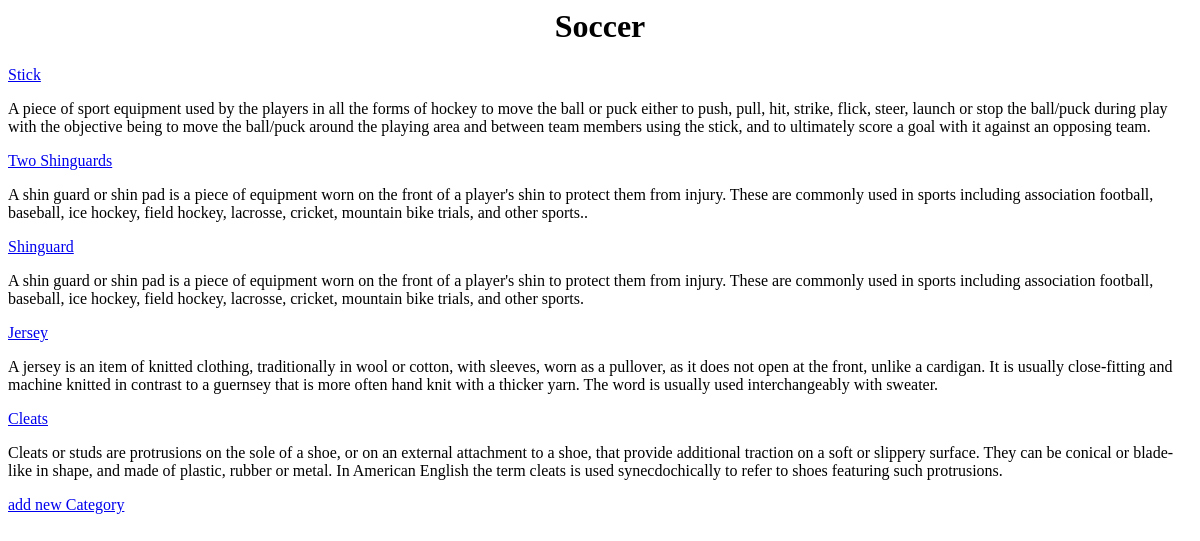
/Catalog/Soccer/, run on an earlier commit of the app's database.
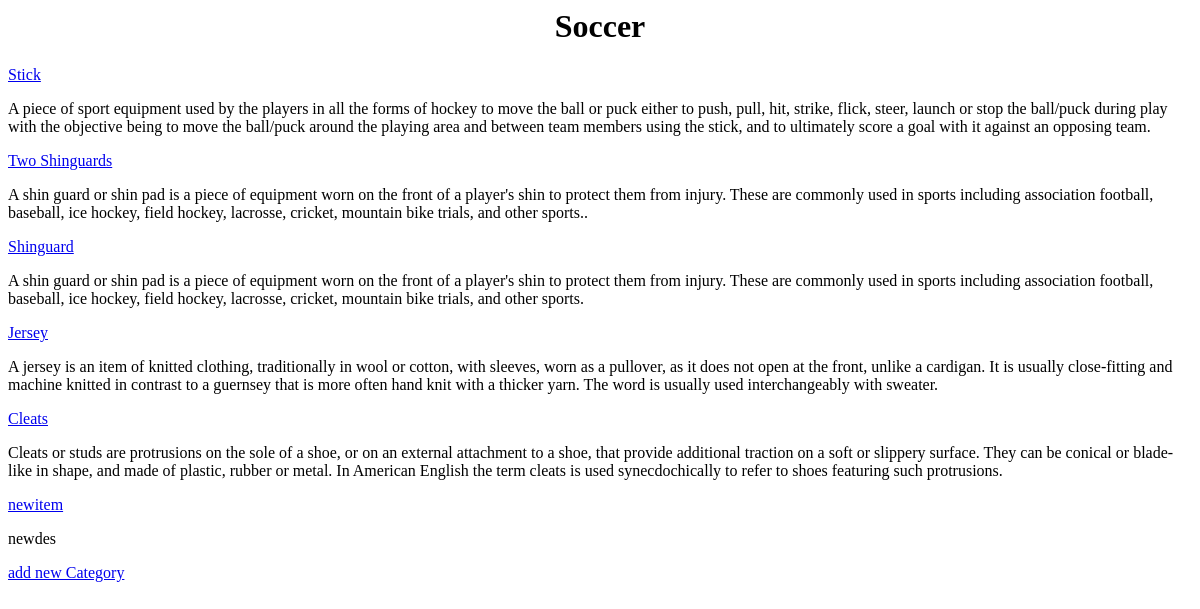
And on a later commit of the database.
### database_setup.py (models this page shows, shortened)
class Items(Base):
    __tablename__ = "items"
    name = Column(String(80), nullable=False)
    id = Column(Integer, primary_key=True)
    description = Column(String(250))
    category_id = Column(Integer, ForeignKey('category.id'))
    category = relationship(Category)
    user_id = Column(Integer, ForeignKey('user.id'))
    user = relationship(User)

### project.py (the view)
@app.route('/Catalog/<path:category_name>/')
def showCategory(category_name):
    category = session.query(Category).filter_by(name=category_name).one()
    items = session.query(Items).filter_by(category=category)
    creator = getUserInfo(category.user_id)
    return render_template("items.html",
                           Category=category,
                           Items=items,
                           creator=creator)

### project.py (called while the page is built)
def getUserInfo(user_id):
    user = session.query(User).filter_by(id=user_id).one()
    return user

### templates/items.html (shortened to what this page needs)
<html>
<body>
<center><h1>{{Category.name}}</h1></center>
{% for i in Items  %}
<div>
    <a href='{{url_for("show_item",item_name = i.name, category_name = Category.name) }}'> <p>{{i.name}}</p></a>
<p>{{i.description}}</p>
</div>
{% endfor %}
<a href='{{url_for("new_category") }}'> add new Category</a>
</body>
</html>

What changed in the data, as far as the page shows it:
added Items: name "newitem", description "newdes"
